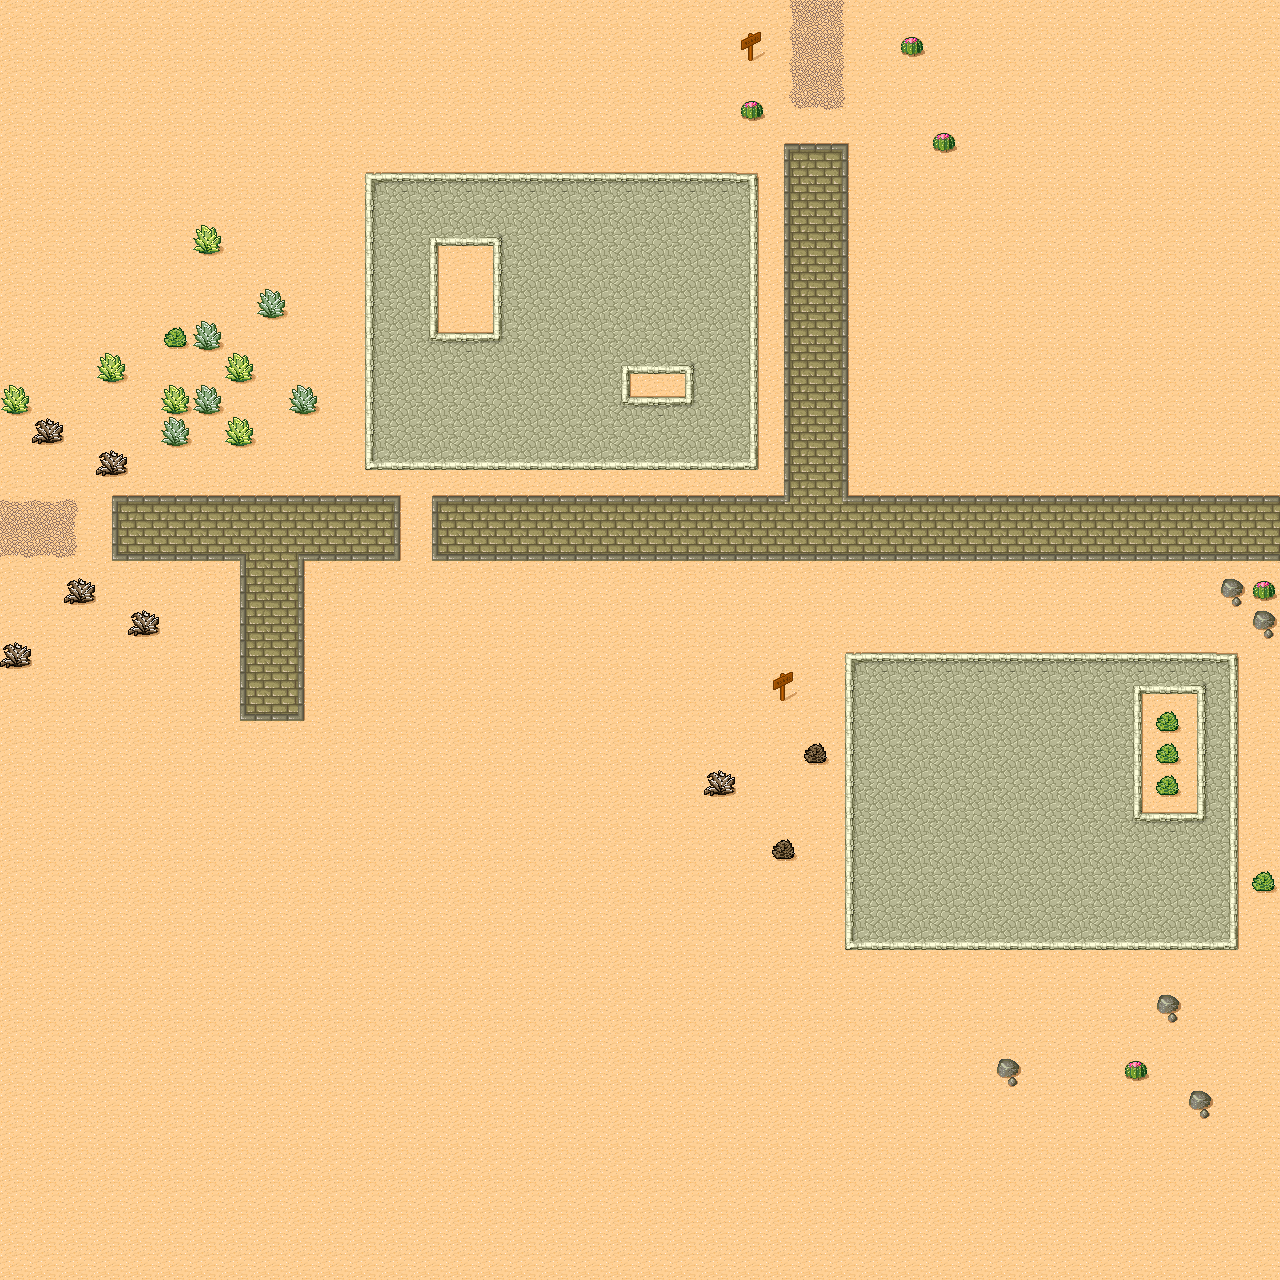

A level layout from a 2D game, rendered from its tile map. Below: a short description, then the map file with tile-grid data replaced by summaries:
An orthogonal 40x40 tile map with 32x32 px tiles, 2 tile layers (Ground, Top).

<map version="1.0" orientation="orthogonal" width="40" height="40" tilewidth="32" tileheight="32">
 <tileset firstgid="1" source="desert.tsx" />
 <layer name="Ground" width="40" height="40">
  <data>[1600 cells, 1600 non-empty, 40 distinct tile ids]</data>
 </layer>
 <layer name="Top" width="40" height="40">
  <data>[1600 cells, 60 non-empty, 10 distinct tile ids]</data>
 </layer>
</map>
